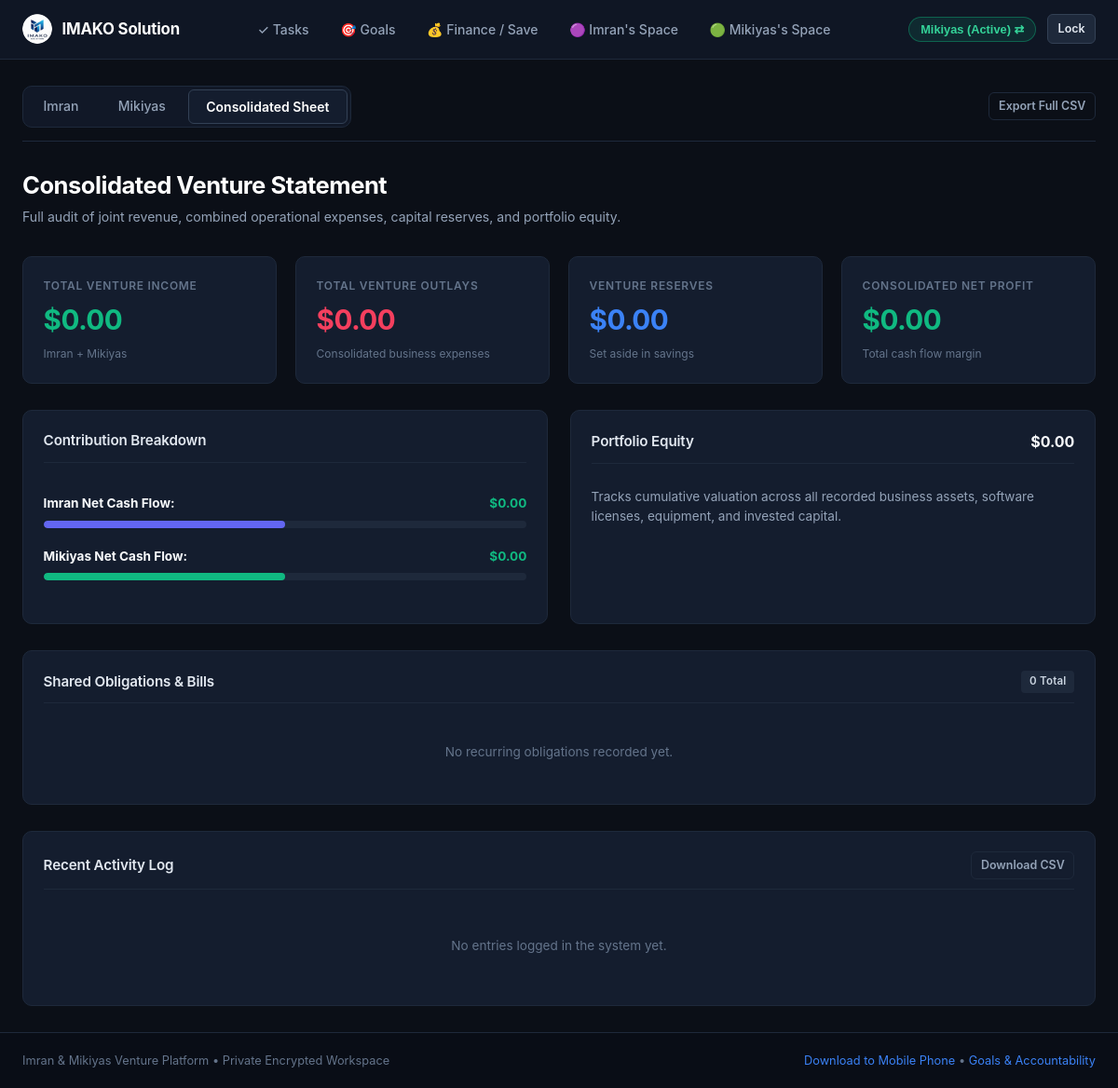
Before: /combined (signed in) with the older database file.
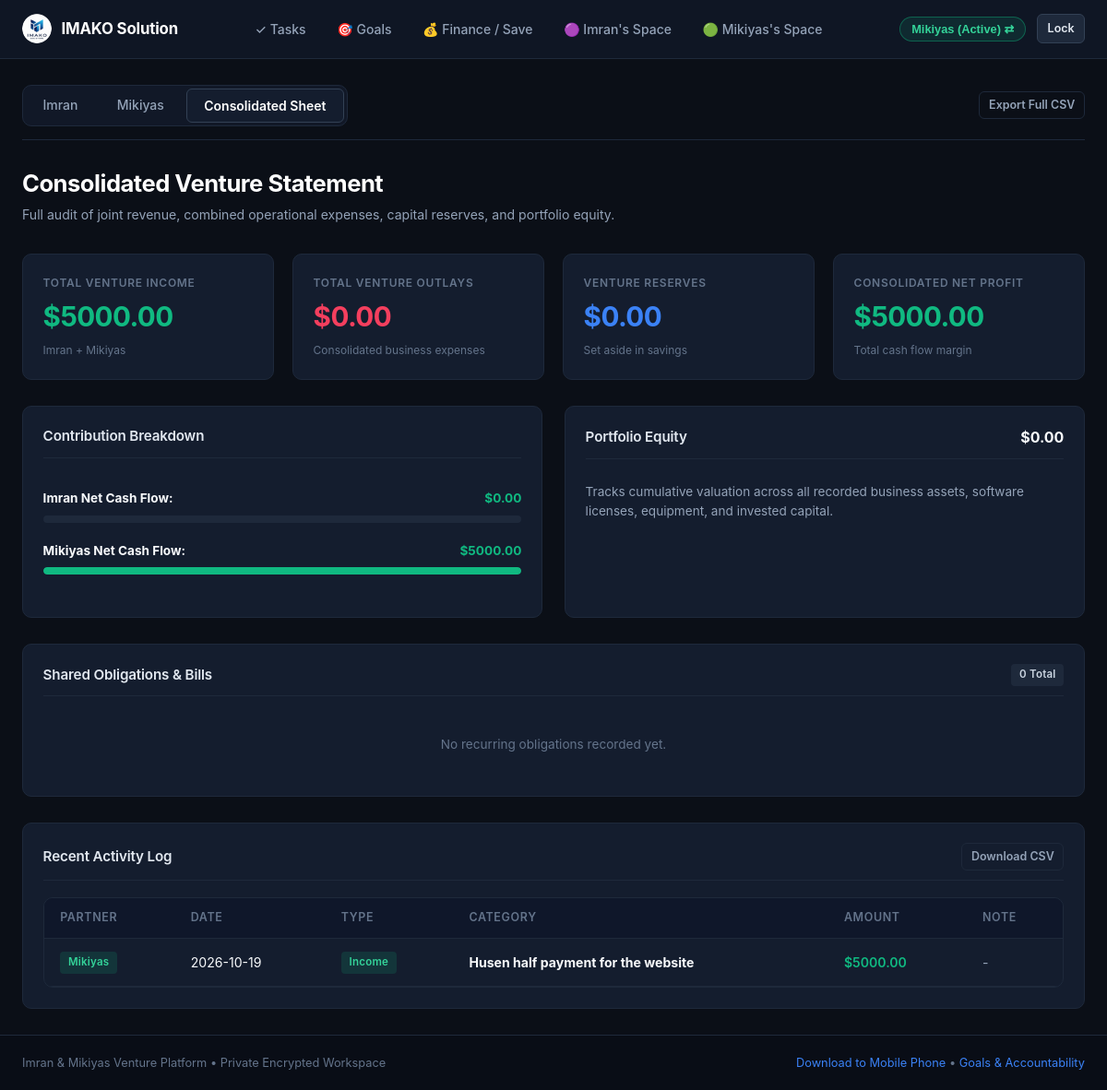
After: the same page with the newer database file.
### tables this page shows
CREATE TABLE transactions (
        id INTEGER PRIMARY KEY AUTOINCREMENT,
        user_id TEXT NOT NULL,
        date TEXT NOT NULL,
        type TEXT NOT NULL CHECK(type IN ('Income', 'Expense', 'Savings', 'Investment')),
        category TEXT NOT NULL,
        amount REAL NOT NULL,
        currency TEXT NOT NULL DEFAULT '$',
        note TEXT,
        created_at TIMESTAMP DEFAULT CURRENT_TIMESTAMP,
        FOREIGN KEY (user_id) REFERENCES users (id) ON DELETE CASCADE
    );

### app.py (the view)
@app.route("/combined")
def combined_view():
    conn = get_db_connection()
    cursor = conn.cursor()
    combined_fin = get_user_financial_totals(conn, user_id=None)
    a_fin = get_user_financial_totals(conn, user_id="imran")
    b_fin = get_user_financial_totals(conn, user_id="mikiyas")
    cursor.execute("SELECT * FROM transactions ORDER BY date DESC, id DESC LIMIT 20")
    transactions = cursor.fetchall()
    cursor.execute("SELECT * FROM bills ORDER BY is_paid ASC, due_date ASC")
    bills = cursor.fetchall()
    cursor.execute("SELECT * FROM investments ORDER BY purchase_date DESC")
    investments = cursor.fetchall()
    total_portfolio_val = sum(float(inv["current_value"]) for inv in investments)
    conn.close()
    return render_template(
        "combined.html",
        active_page="combined",
        combined_fin=combined_fin,
        a_fin=a_fin,
        b_fin=b_fin,
        transactions=transactions,
        bills=bills,
        investments=investments,
        total_portfolio_val=total_portfolio_val
    )

### app.py (called while the page is built, shortened)
@app.before_request
def require_authentication_gate():
    if request.endpoint == "static" or request.path.startswith(("/static/", "/public/")):
        return None
    allowed_exact = (
        "/", "/index", "/login", "/login/", "/favicon.ico", "/manifest.json", "/sw.js",
        "/api/index", "/api/index/", "/api/index.py", "/debug"
    )
    if (
        request.path in allowed_exact
        or request.endpoint in ("login", "debug_endpoint", "index", "vercel_entrypoint_dispatcher")
    ):
        return None
    user = session.get("logged_in_user") or request.cookies.get("partner_user")
    if user in ("imran", "mikiyas"):
        if not session.get("logged_in_user"):
            session["logged_in_user"] = user
            session.permanent = True
        return None

### database/db.py (called while the page is built, shortened)
def get_db_connection():
    global _last_db_check
    conn = sqlite3.connect(DB_PATH, factory=SyncedConnection)
    conn.row_factory = sqlite3.Row
    conn.execute("PRAGMA foreign_keys = ON")
    return conn

    def commit(self):
        super().commit()
        if is_serverless:
            sync_db()

### templates/combined.html (shortened to what the changed rows need)
{% extends "base.html" %}
{% block content %}
<div style="margin-bottom: 2rem;">
  <h1 style="font-size: 1.6rem; font-weight: 700;">Consolidated Venture Statement</h1>
</div>
<div class="grid-4">
  <div class="card">
    <div class="stat-label">Total Venture Income</div>
    <div class="stat-value green">${{ "%.2f"|format(combined_fin.income) }}</div>
    <div style="font-size:0.75rem; color:var(--text-subtle); margin-top:0.35rem;">Imran + Mikiyas</div>
  </div>
  <div class="card">
    <div class="stat-label">Consolidated Net Profit</div>
    <div class="stat-value {% if combined_fin.net >= 0 %}green{% else %}red{% endif %}">
      ${{ "%.2f"|format(combined_fin.net) }}
    </div>
    <div style="font-size:0.75rem; color:var(--text-subtle); margin-top:0.35rem;">Total cash flow margin</div>
  </div>
</div>
<div class="grid-2">
  <div class="card">
    <div style="padding:1rem 0;">
      <div style="margin-bottom:1.25rem;">
        <div class="progress-container">
          {% set a_share = (a_fin.income / combined_fin.income * 100) if combined_fin.income > 0 else 50 %}
          <div class="progress-bar" style="width: {{ a_share }}%; background: var(--accent-indigo);"></div>
        </div>
      </div>
      <div>
        <div style="display:flex; justify-content:space-between; margin-bottom:0.35rem; font-size:0.85rem;">
          <span><strong>Mikiyas Net Cash Flow:</strong></span>
          <strong style="color:{% if b_fin.net >= 0 %}var(--accent-emerald){% else %}var(--accent-rose){% endif %};">${{ "%.2f"|format(b_fin.net) }}</strong>
        </div>
        <div class="progress-container">
          {% set b_share = (b_fin.income / combined_fin.income * 100) if combined_fin.income > 0 else 50 %}
          <div class="progress-bar" style="width: {{ b_share }}%; background: var(--accent-emerald);"></div>
        </div>
      </div>
    </div>
  </div>
</div>
<div class="card">
  <div class="card-header">
    <div class="card-title">Recent Activity Log</div>
    <a href="{{ url_for('export_csv', user_id='combined') }}" class="btn btn-outline btn-sm">Download CSV</a>
  </div>
  {% if transactions %}
    <div class="table-responsive">
      <table>
        <thead>
          <tr>
            <th>Partner</th>
            <th>Date</th>
            <th>Type</th>
            <th>Category</th>
            <th>Amount</th>
            <th>Note</th>
          </tr>
        </thead>
        <tbody>
          {% for txn in transactions %}
            <tr>
              <td>
                {% if txn.user_id == 'imran' %}
                  <span class="badge" style="background:rgba(99,102,241,0.15); color:#818cf8;">Imran</span>
                {% else %}
                  <span class="badge" style="background:rgba(16,185,129,0.15); color:#34d399;">Mikiyas</span>
                {% endif %}
              </td>
              <td>{{ txn.date }}</td>
              <td>
                {% if txn.type == 'Income' %}
                  <span class="badge badge-income">Income</span>
                {% elif txn.type == 'Expense' %}
                  <span class="badge badge-expense">Expense</span>
                {% elif txn.type == 'Savings' %}
                  <span class="badge badge-savings">Savings</span>
                {% else %}
                  <span class="badge badge-investment">Investment</span>
                {% endif %}
              </td>
              <td><strong>{{ txn.category }}</strong></td>
              <td style="font-weight:600; color:{% if txn.type == 'Income' %}var(--accent-emerald){% elif txn.type == 'Expense' %}var(--accent-rose){% else %}var(--accent-blue){% endif %};">
                ${{ "%.2f"|format(txn.amount) }}
              </td>
              <td style="color:var(--text-muted);">{{ txn.note or '-' }}</td>
            </tr>
          {% endfor %}
        </tbody>
      </table>
    </div>
  {% else %}
    <div style="padding:2rem 0; text-align:center; color:var(--text-subtle); font-size:0.85rem;">
      No entries logged in the system yet.
    </div>
  {% endif %}
</div>
{% endblock %}

Changed rows visible on the page:
added transactions: shows "Mikiyas", date "2026-10-19", type "Income", category "Husen half payment for the website", amount "5000.00", note "-"
Other visible differences:
{{ "%.2f"|format(combined_fin.income) }}: "0.00" → "5000.00"
{{ "%.2f"|format(combined_fin.net) }}: "0.00" → "5000.00"
{{ "%.2f"|format(b_fin.net) }}: "0.00" → "5000.00"
{{ b_share }}: 50 → 100.0 (drawn)
text no longer shown: "No entries logged in the system yet."
text now shown: "PARTNER DATE TYPE CATEGORY AMOUNT NOTE"
